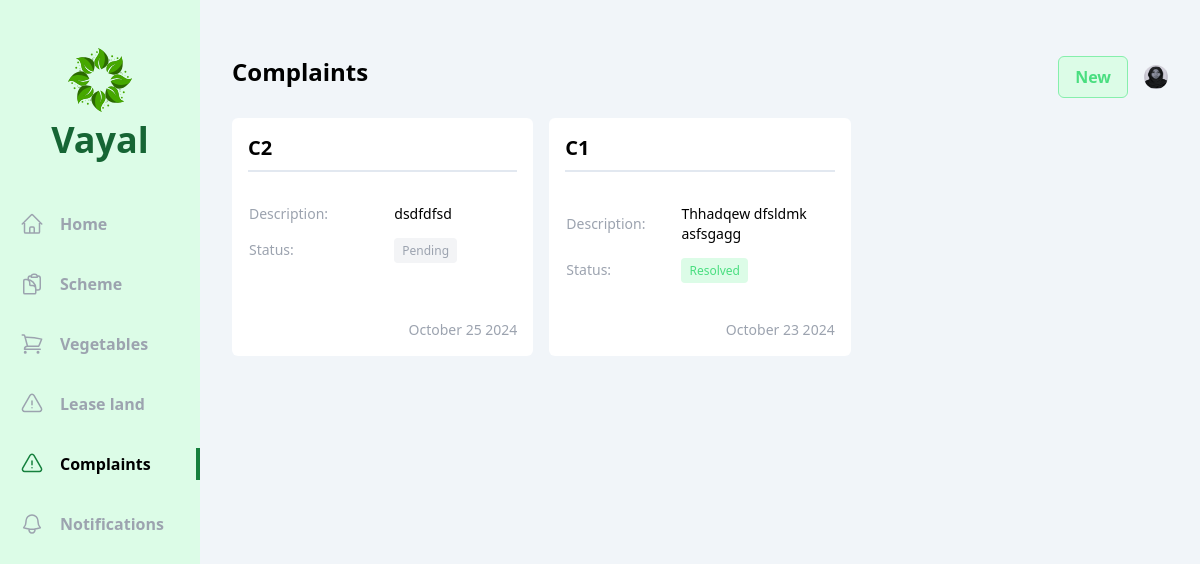
/user/complaints/ (signed in), run on an earlier commit of the app's database.
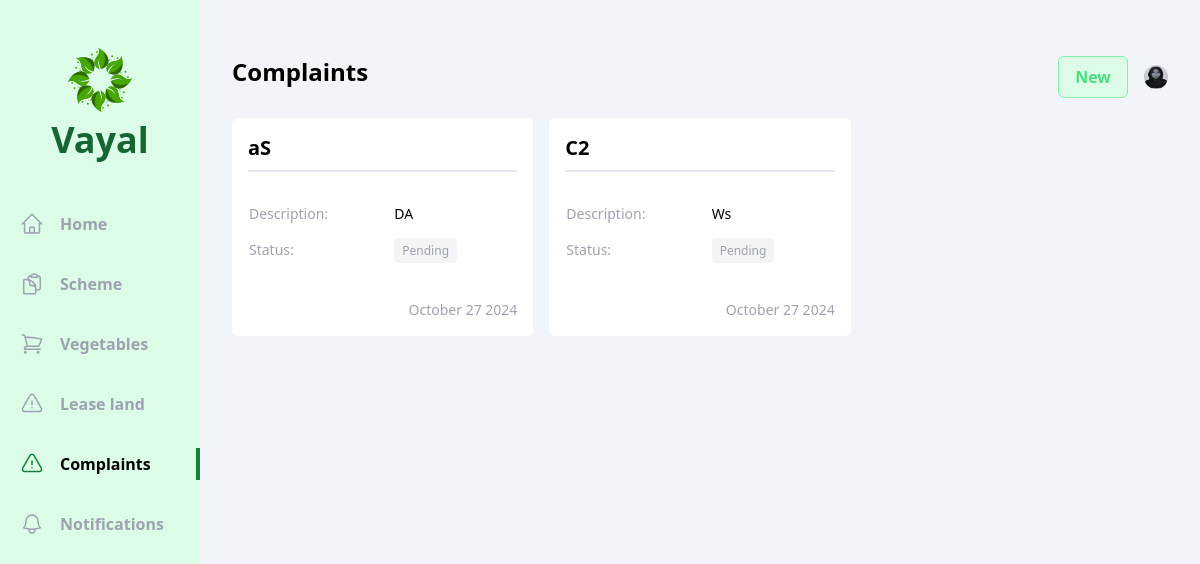
And on a later commit of the database.
### officer/models.py (models this page shows, shortened)
class Complaint(models.Model):
    vayal_user = models.ForeignKey(Vayal_User, on_delete=models.CASCADE)
    title = models.CharField(max_length=150)
    description = models.TextField()
    created_at = models.DateTimeField(auto_now_add=True)
    status = models.CharField(max_length=50, choices=complaint_status, default='Pending')

### vayal_user/views/complaint.py (the view)
# urls.py: path('complaints/',complaint.index, name='complaints'),
def index(request):
    vayal_user = Vayal_User.objects.get(account=request.user)
    complaints = Complaint.objects.filter(vayal_user=vayal_user).order_by('-id')
    context = {
        'complaints': complaints,
        'vayal_user': vayal_user,
    }
    return render(request,'vayal_user/complaint/index.html', context)

### vayal_user/templates/vayal_user/complaint/index.html (shortened to what the changed rows need)
{% extends 'base.html' %}
{% block content %}
<div class="flex  bg-slate-100">
    <div class="w-2/12 bg-green-100 flex flex-col items-center pb-10">
        <div class="my-12 flex flex-col gap-2 justify-center items-center">
            <h1 class="text-4xl font-bold text-green-800 ">Vayal</h1>
        </div>
      </div>
      <div class="w-10/12 h-screen overflow-y-auto px-8 py-14">
        <div class="flex justify-between mb-5">
          <h1 class="text-2xl font-bold">Complaints</h1>
      </div>
        <div class="grid grid-cols-3 gap-x-4 gap-y-8">
        {% if  complaints %}
            {% for complaint in complaints %}
                <div class="flex flex-col bg-white p-4 rounded-md gap-2">
                    <span class="text-xl font-bold mb-4 pb-2 border-b-2 border-slate-200">{{ complaint.title }}</span>
                    <table class="table-auto text-sm text-left mb-4">
                        <tr>
                            <th scope="col" class="font-bold text-md text-gray-400 font-medium pr-3 py-2">Description:</th>
                            <td scope="col" class="px-6 py-2">{{ complaint.description }}</td>
                        </tr>
                        <tr>
                            <th scope="col" class="font-bold text-md text-gray-400 font-medium pr-3 py-2">Status:</th>
                            <td scope="col" class="px-6 py-2">
                                {% if complaint.status == 'Resolved' %}
                                <span class="bg-green-100 text-green-400 px-2 py-1 text-xs rounded">{{ complaint.status }}</span>
                                {% else %}
                                    <span class="bg-gray-100 text-gray-400 px-2 py-1 text-xs rounded">{{ complaint.status }}</span>
                                {% endif %}
                            </td>
                        </tr>
                    </table>
                    <div class="h-full">
                    </div>
                    <div class="flex justify-end">
                        <span class="text-sm text-gray-400">{{ complaint.created_at | date:"F d Y" }}</span>
                    </div>
                </div>
            {% endfor %}
        {% endif %}
        </div>
    </div>
</div>
{% endblock content %}

What changed in the data, as far as the page shows it:
removed Complaint: title "C2", description "dsdfdfsd", status "Pending", created_at "October 25 2024"
removed Complaint: title "C1", description "Thhadqew dfsldmk asfsgagg", status "Resolved", created_at "October 23 2024"
added Complaint: title "aS", description "DA", status "Pending", created_at "October 27 2024"
added Complaint: title "C2", description "Ws", status "Pending", created_at "October 27 2024"
